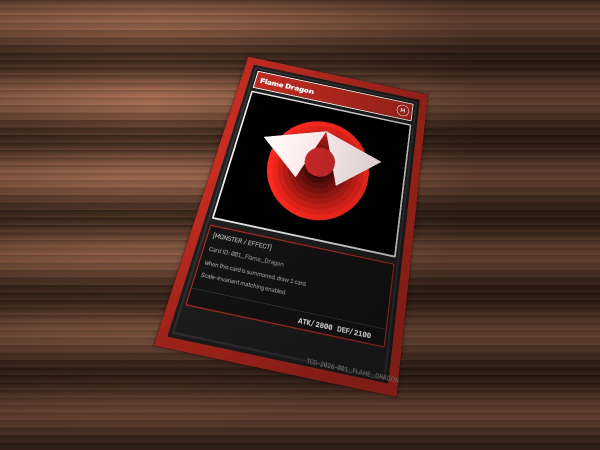
#> input picture data/test/test_photo_001_Flame_Dragon.jpg, 1200 x 900 px (shown at 1/2 size); its folder holds only this picture in this run
$ python -i matcher_sift.py   (imports and definitions only)
#> lines starting #> are read from the running program, lines starting #| are printed output that depends on the picture
#> further down, picture is the input picture: shape (900, 1200, 3); mean B, G, R 37.7, 48.2, 77.5
"""
matcher_sift.py
OpenCV SIFT (Scale-Invariant Feature Transform) による特徴点マッチング照合モジュール
CPUのみで高速かつ高精度にカードを同定する
"""

import cv2
import numpy as np
import os
import pickle
from typing import List, Dict, Tuple, Optional


class SIFTCardMatcher:
    def __init__(self, max_features: int = 800, ratio_threshold: float = 0.70):
        """
        max_features: 各カード画像から抽出する最大特徴点数 (600〜800程度で高速かつ高精度)
        ratio_threshold: Lowe's ratio test の閾値 (0.70に厳格化して曖昧マッチを排除)
        """
        self.max_features = max_features
        self.ratio_threshold = ratio_threshold
        self.sift = cv2.SIFT_create(nfeatures=max_features)

        # マスターカードの特徴量キャッシュ
        self.master_db: Dict[str, dict] = {}

        # 統合FLANNインデックス & TF-IDF用キャッシュ
        self.flann_index: Optional[cv2.flann_Index] = None
        self.all_des_matrix: Optional[np.ndarray] = None
        self.des_to_card_idx: Optional[np.ndarray] = None
        self.des_idf_weights: Optional[np.ndarray] = None
        self.card_id_list: List[str] = []
        self._index_built = False

    def extract_features(self, image: np.ndarray) -> Tuple[List[cv2.KeyPoint], Optional[np.ndarray]]:
        """画像全体から暗所・反射耐性を高めてSIFTキーポイントと記述子を抽出"""
        if len(image.shape) == 3:
            gray = cv2.cvtColor(image, cv2.COLOR_BGR2GRAY)
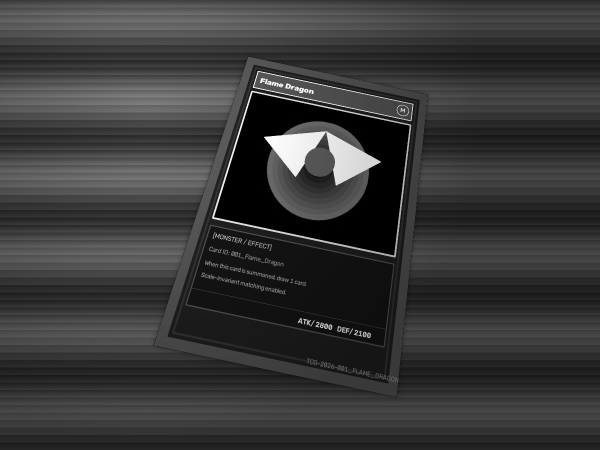
#> gray: shape (900, 1200) (shown at 1/2 size); min 0, max 255, mean 55.8
        else:
            gray = image

        # 多段階コントラスト強調（CLAHE clipLimit=3.0 で暗所・白飛びの微小テクスチャを掘り起こす）
        clahe = cv2.createCLAHE(clipLimit=3.0, tileGridSize=(8, 8))
        gray_enhanced = clahe.apply(gray)
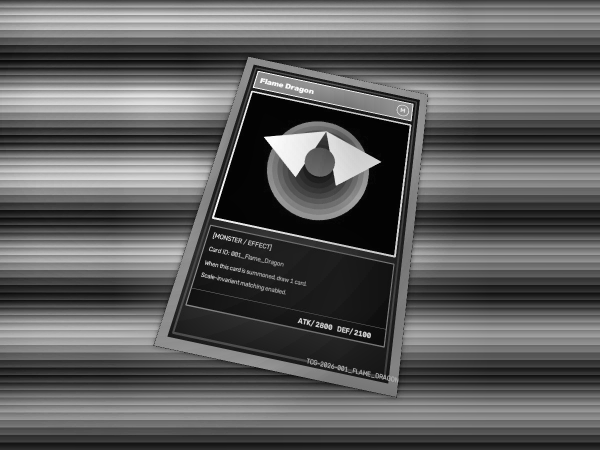
#> gray_enhanced: shape (900, 1200) (shown at 1/2 size); min 2, max 255, mean 92.3

        kp, des = self.sift.detectAndCompute(gray_enhanced, None)
#> kp = 710 keypoints; strongest (x, y, size): (581, 298, 51.1), (533, 276, 5.7), (535, 277, 7), (541, 280, 12.4)
        return kp, des

    # [313 lines left out: functions register_card, build_unified_flann_index, match, estimate_corners_from_homography, save_index, load_index, not called in this run]

>>> import cv2
>>> picture = cv2.imread('data/test/test_photo_001_Flame_Dragon.jpg')
>>> result = SIFTCardMatcher().extract_features(picture)

$ run again, on data/test/test_photo_002_Cyber_Paladin.jpg
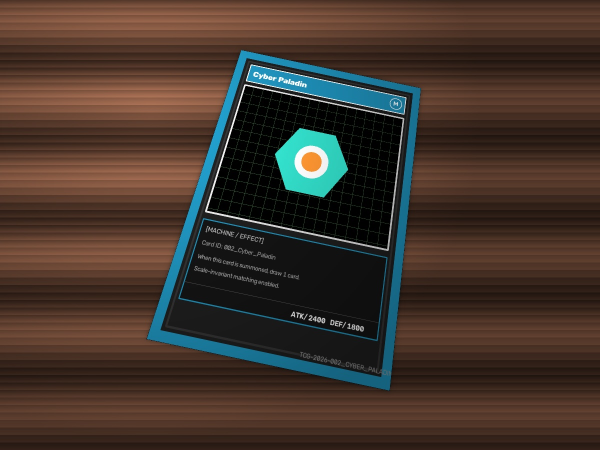
#> input picture data/test/test_photo_002_Cyber_Paladin.jpg, 1200 x 900 px (shown at 1/2 size)
#> picture is the input picture: shape (900, 1200, 3); mean B, G, R 43.6, 52.5, 66.8
#> in extract_features, `gray = cv2.cvtColor(image, cv2.COLOR_BGR2GRAY)`:
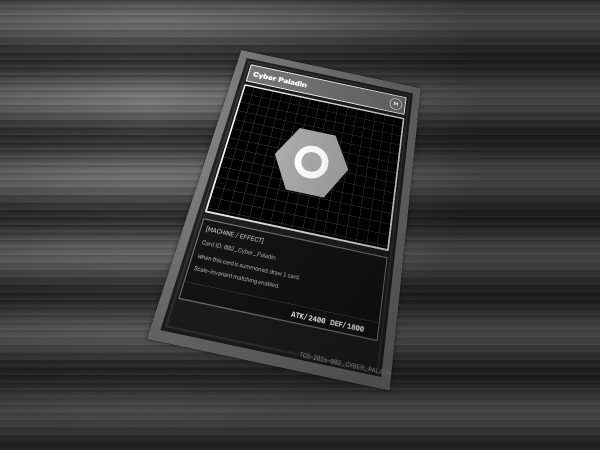
#> gray: shape (900, 1200) (shown at 1/2 size); min 0, max 255, mean 55.7
#> in extract_features, `gray_enhanced = clahe.apply(gray)`:
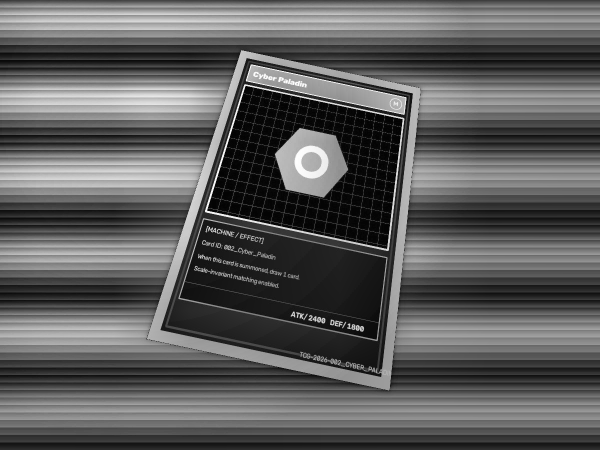
#> gray_enhanced: shape (900, 1200) (shown at 1/2 size); min 2, max 255, mean 92.2
#> kp = 802 keypoints; strongest (x, y, size): (618, 326, 76.9), (490, 171, 3.2), (698, 649, 3.1), (412, 422, 3.9)

$ run again, on data/test/test_photo_003_Arcane_Mage.jpg
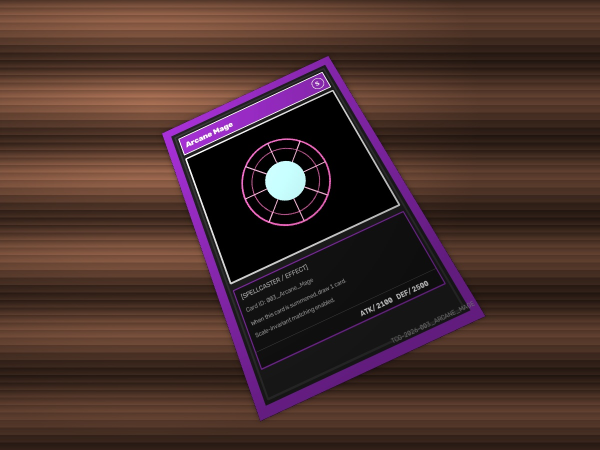
#> input picture data/test/test_photo_003_Arcane_Mage.jpg, 1200 x 900 px (shown at 1/2 size)
#> picture is the input picture: shape (900, 1200, 3); mean B, G, R 42.8, 47.1, 71.7
#> in extract_features, `gray = cv2.cvtColor(image, cv2.COLOR_BGR2GRAY)`:
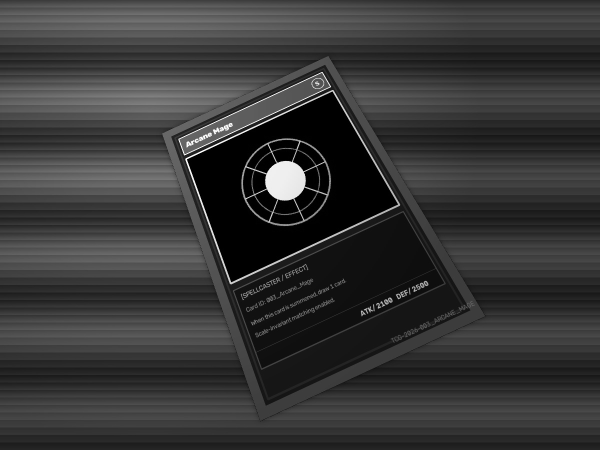
#> gray: shape (900, 1200) (shown at 1/2 size); min 0, max 255, mean 54
#> in extract_features, `gray_enhanced = clahe.apply(gray)`:
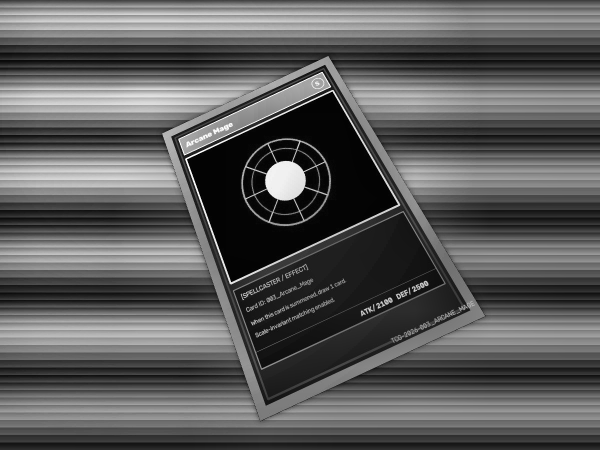
#> gray_enhanced: shape (900, 1200) (shown at 1/2 size); min 2, max 255, mean 90.5
#> kp = 800 keypoints; strongest (x, y, size): (570, 361, 50.7), (372, 318, 3.2), (644, 145, 2.1), (661, 173, 2.1)
